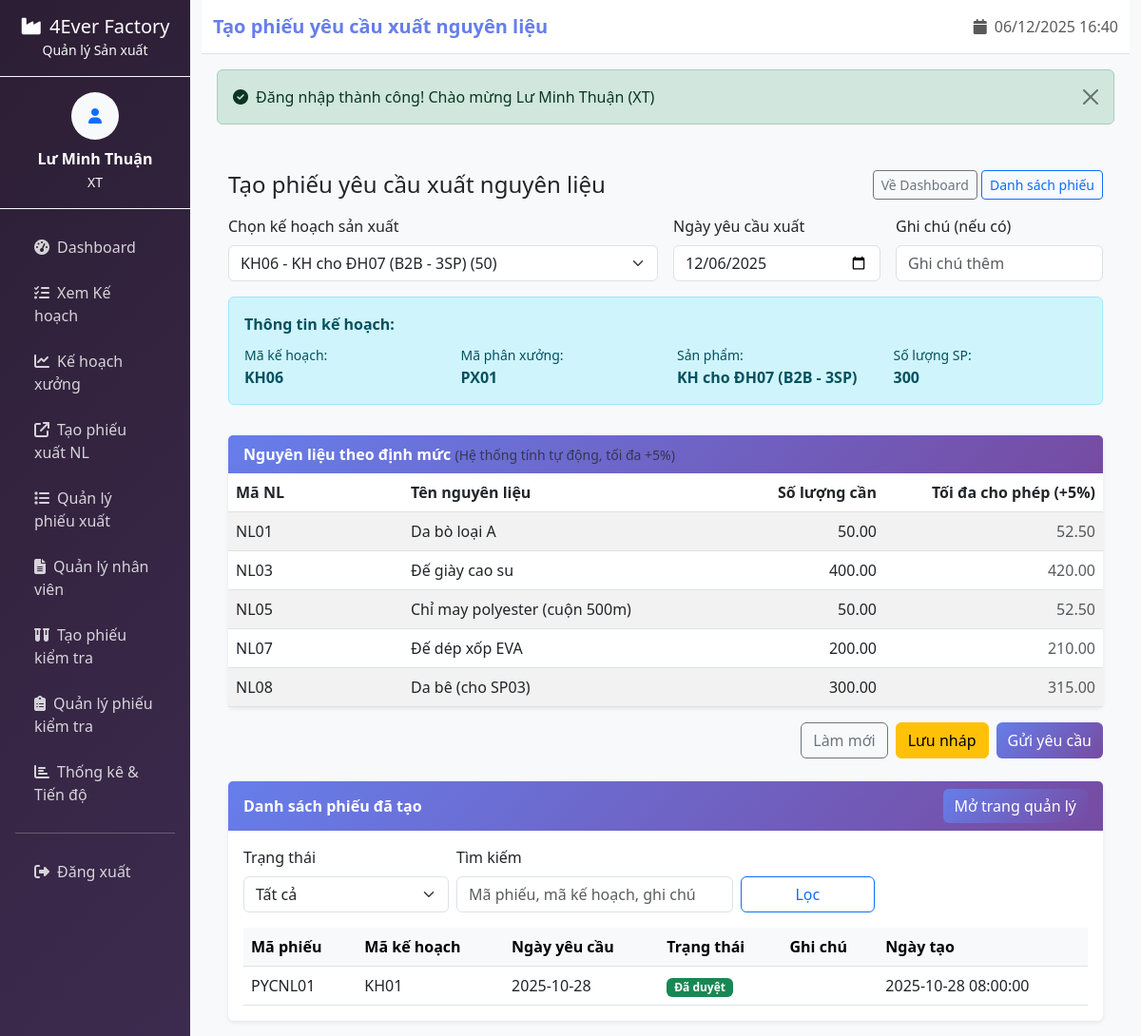
Screenshot of /yeucauxuat (signed in) with the database file from the repository.
### tables this page shows
CREATE TABLE `kehoachsanxuat` (
  `MaKeHoach` varchar(10) NOT NULL,
  `TenKeHoach` varchar(100) DEFAULT NULL,
  `NgayBatDau` date NOT NULL,
  `NgayKetThuc` date NOT NULL,
  `MaNV` varchar(10) NOT NULL COMMENT 'người lập (FK)',
  `MaDonHang` varchar(10) NOT NULL COMMENT 'Đơn hàng nguồn (FK)',
  `TrangThai` varchar(20) NOT NULL DEFAULT 'Chờ duyệt',
  `TongChiPhiDuKien` decimal(15,2) NOT NULL DEFAULT 0.00,
  `ChiPhiNguyenLieu` decimal(15,2) NOT NULL DEFAULT 0.00,
  `ChiPhiNhanCong` decimal(15,2) NOT NULL DEFAULT 0.00,
  `ChiPhiKhac` decimal(15,2) NOT NULL DEFAULT 0.00,
  `SoLuongCongNhanCan` int(11) NOT NULL DEFAULT 0,
  `NgayLap` datetime NOT NULL DEFAULT current_timestamp(),
  `GhiChu` text DEFAULT NULL
);

CREATE TABLE `phieuyeucauxuatnguyenlieu` (
  `MaPhieuYC` varchar(10) NOT NULL,
  `MaKeHoach` varchar(10) NOT NULL,
  `MaPhanXuong` varchar(10) NOT NULL,
  `NgayLap` datetime NOT NULL DEFAULT current_timestamp(),
  `MaNV` varchar(10) NOT NULL,
  `TrangThai` varchar(20) NOT NULL DEFAULT 'Chờ duyệt'
);

### app/views/xuongtruong/yeucauxuat_create.php (the view, shortened to what the rows shown need)
<div class="container mt-3">
  <div class="d-flex justify-content-between align-items-center mb-3">
    <h4 class="mb-0">Tạo phiếu yêu cầu xuất nguyên liệu</h4>
    <div>
      <a class="btn btn-outline-secondary btn-sm" href="<?php echo BASE_URL; ?>xuongtruong/dashboard">Về Dashboard</a>
      <a class="btn btn-outline-primary btn-sm" href="<?php echo BASE_URL; ?>yeucauxuat/list">Danh sách phiếu</a>
    </div>
  </div>
  <form id="frm" method="post" action="<?php echo BASE_URL; ?>yeucauxuat/save" class="row g-3">
    <div class="col-md-6">
      <label class="form-label">Chọn kế hoạch sản xuất</label>
      <select name="ma_kehoach" class="form-select" onchange="onPlanChange(this)" required>
        <?php foreach ($plans as $p): ?>
          <option value="<?php echo htmlspecialchars($p['ma_kehoach']); ?>" <?php echo ($p['ma_kehoach'] === $selectedMaKH) ? 'selected' : ''; ?>>
            <?php echo htmlspecialchars($p['ma_kehoach'] . ' - ' . $p['sanpham'] . ' (' . $p['soluong'] . ')'); ?>
          </option>
        <?php endforeach; ?>
      </select>
    </div>
    <div class="col-md-3">
      <label class="form-label">Ngày yêu cầu xuất</label>
      <?php
        $dateVal = $minDate;
      ?>
      <input type="date" id="ngay_yeucau" name="ngay_yeucau" class="form-control" min="<?php echo $minDate; ?>" value="<?php echo htmlspecialchars($dateVal); ?>" required>
    </div>
    <div class="col-md-3">
      <label class="form-label">Ghi chú (nếu có)</label>
      <input type="text" name="ghichu" class="form-control" maxlength="255" placeholder="Ghi chú thêm" value="<?php echo htmlspecialchars($oldGhichu ?? ''); ?>">
    </div>
    <?php if ($selectedPlan): ?>
      <div class="col-12">
        <div class="alert alert-info">
          <strong>Thông tin kế hoạch:</strong>
          <div class="row mt-2">
            <div class="col-md-3"><small>Mã kế hoạch:</small><br><strong><?php echo htmlspecialchars($selectedPlan['ma_kehoach']); ?></strong></div>
            <div class="col-md-3"><small>Mã phân xưởng:</small><br><strong><?php echo htmlspecialchars($selectedPlan['ma_px'] ?? 'Không xác định'); ?></strong></div>
            <div class="col-md-3"><small>Sản phẩm:</small><br><strong><?php echo htmlspecialchars($selectedPlan['sanpham']); ?></strong></div>
            <div class="col-md-3"><small>Số lượng SP:</small><br><strong><?php echo (int)$selectedPlan['soluong']; ?></strong></div>
          </div>
        </div>
      </div>
      <div class="col-12">
        <div class="card">
          <div class="card-header bg-light"><strong>Nguyên liệu theo định mức</strong> <small class="text-muted">(Hệ thống tính tự động, tối đa +5%)</small></div>
          <div class="card-body p-0">
            <div class="table-responsive">
              <table class="table table-striped mb-0">
                <thead>
                  <tr>
                    <th style="width: 20%">Mã NL</th>
                    <th style="width: 35%">Tên nguyên liệu</th>
                    <th style="width: 20%" class="text-end">Số lượng cần</th>
                    <th style="width: 25%" class="text-end">Tối đa cho phép (+5%)</th>
                  </tr>
                </thead>
                <tbody>
                <?php if (empty($materials)): ?>
                  <tr><td colspan="4" class="text-center text-muted py-3">Chưa có định mức nguyên liệu cho kế hoạch này</td></tr>
                <?php else: ?>
                  <?php foreach ($materials as $idx => $m): ?>
                    <tr>
                      <td><?php echo htmlspecialchars($m['ma_nguyenlieu']); ?></td>
                      <td><?php echo htmlspecialchars($m['ten']); ?></td>
                      <td class="text-end">
                        <?php echo number_format($m['base'], 2); ?>
                      </td>
                      <td class="text-end text-muted"><?php echo number_format($m['max'], 2); ?></td>
                    </tr>
                  <?php endforeach; ?>
                <?php endif; ?>
                </tbody>
              </table>
            </div>
          </div>
        </div>
      </div>
    <?php else: ?>
      <div class="col-12">
        <div class="alert alert-warning mb-0">Vui lòng chọn kế hoạch để hệ thống tính toán nguyên liệu.</div>
      </div>
    <?php endif; ?>
    <div class="col-12 d-flex gap-2 justify-content-end">
      <button type="button" class="btn btn-outline-secondary" onclick="document.getElementById('frm').reset()">Làm mới</button>
      <button type="button" class="btn btn-warning" onclick="setActionAndSubmit('draft')">Lưu nháp</button>
      <button type="button" class="btn btn-primary" onclick="setActionAndSubmit('send')">Gửi yêu cầu</button>
    </div>
  </form>
  <div class="card mt-4">
    <div class="card-header bg-light d-flex justify-content-between align-items-center">
      <strong>Danh sách phiếu đã tạo</strong>
      <a href="<?php echo BASE_URL; ?>yeucauxuat/list" class="btn btn-primary">Mở trang quản lý</a>
    </div>
    <div class="card-body">
      <form class="row gy-2 gx-2 align-items-end mb-3" method="get" action="">
        <div class="col-md-3">
          <label class="form-label">Trạng thái</label>
          <select name="status" class="form-select">
            <option value="">Tất cả</option>
          </select>
        </div>
        <div class="col-md-4">
          <label class="form-label">Tìm kiếm</label>
          <input type="text" class="form-control" name="q" placeholder="Mã phiếu, mã kế hoạch, ghi chú" value="<?php echo htmlspecialchars($filterKeyword ?? ''); ?>">
        </div>
        <div class="col-md-2">
          <button class="btn btn-outline-primary w-100">Lọc</button>
        </div>
      </form>
      <div class="table-responsive">
        <table class="table table-hover align-middle mb-0">
          <thead class="table-light">
            <tr>
              <th>Mã phiếu</th>
              <th>Mã kế hoạch</th>
              <th>Ngày yêu cầu</th>
              <th>Trạng thái</th>
              <th>Ghi chú</th>
              <th>Ngày tạo</th>
            </tr>
          </thead>
          <tbody>
          <?php if (empty($requests ?? [])): ?>
            <tr><td colspan="6" class="text-center text-muted">Chưa có phiếu</td></tr>
          <?php else: ?>
            <?php foreach ($requests as $r): ?>
              <tr>
                <td><?php echo htmlspecialchars($r['ma_phieu'] ?? ''); ?></td>
                <td><?php echo htmlspecialchars($r['ma_kehoach'] ?? ''); ?></td>
                <td><?php echo htmlspecialchars($r['ngay_yeucau'] ?? ''); ?></td>
                <td>
                  <?php $badge = ($r['trangthai']==='Nháp'?'secondary':($r['trangthai']==='Chờ xử lý'?'warning text-dark':($r['trangthai']==='Đã duyệt'?'success':'danger'))); ?>
                  <span class="badge bg-<?php echo $badge; ?>"><?php echo htmlspecialchars($r['trangthai'] ?? ''); ?></span>
                </td>
                <td><?php echo htmlspecialchars($r['ghichu'] ?? ''); ?></td>
                <td><?php echo htmlspecialchars($r['ngay_tao'] ?? ''); ?></td>
              </tr>
            <?php endforeach; ?>
          <?php endif; ?>
          </tbody>
        </table>
      </div>
    </div>
  </div>
</div>
<?php
include APP_PATH . '/views/layouts/main.php';
?>

### app/Router.php (shortened to what the rows shown need)
<?php
class Router {
    private $routes = [];
    public function addRoute($method, $path, $controller, $action) {
        $this->routes[] = [
            'method' => strtoupper($method),
            'path' => $path,
            'controller' => $controller,
            'action' => $action
        ];
    }
    public function dispatch() {
        $requestMethod = $_SERVER['REQUEST_METHOD'];
        $requestPath = parse_url($_SERVER['REQUEST_URI'], PHP_URL_PATH);
        $basePath = '/4Ever';
        if (strpos($requestPath, $basePath) === 0) {
            $requestPath = substr($requestPath, strlen($basePath));
        }
        foreach ($this->routes as $route) {
            $matchResult = $this->matchPath($route['path'], $requestPath);
            if ($route['method'] === $requestMethod && $matchResult !== false) {
                $controllerName = $route['controller'];
                $actionName = $route['action'];
                $controllerFile = APP_PATH . '/controllers/' . $controllerName . '.php';
                if (file_exists($controllerFile)) {
                    $controller = new $controllerName();
                    if (method_exists($controller, $actionName)) {
                        if (is_array($matchResult) && count($matchResult) > 0) {
                            $controller->$actionName(...$matchResult);
                        } else {
                            $controller->$actionName();
                        }
                        return;
                    }
                }
            }
        }
    }
    private function matchPath($routePath, $requestPath) {
        if (strpos($routePath, '(.*)') !== false) {
            return false;
        }
        return $routePath === $requestPath ? [] : false;
    }
}
?>

### rows the page displays
kehoachsanxuat: MaKeHoach "KH06", TenKeHoach "KH cho ĐH07 (B2B - 3SP)"
phieuyeucauxuatnguyenlieu: MaPhieuYC "PYCNL01", MaKeHoach "KH01", ngay_yeucau "2025-10-28", TrangThai "Đã duyệt", NgayLap "2025-10-28 08:00:00"

### other values shown
$selectedPlan['ma_px'] "PX01"
$selectedPlan['soluong'] "300"
$m['ma_nguyenlieu'] "NL01"
$m['ten'] "Da bò loại A"
$m['base'] "50.00"
$m['max'] "52.50"
$m['ma_nguyenlieu'] "NL03"
$m['ten'] "Đế giày cao su"
$m['base'] "400.00"
$m['max'] "420.00"
$m['ma_nguyenlieu'] "NL05"
$m['ten'] "Chỉ may polyester (cuộn 500m)"
$m['ma_nguyenlieu'] "NL07"
$m['ten'] "Đế dép xốp EVA"
$m['base'] "200.00"
